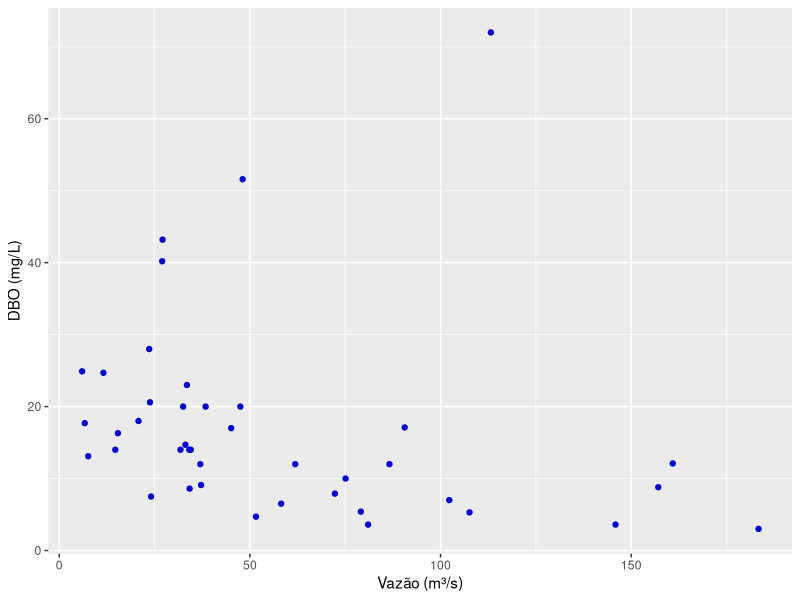
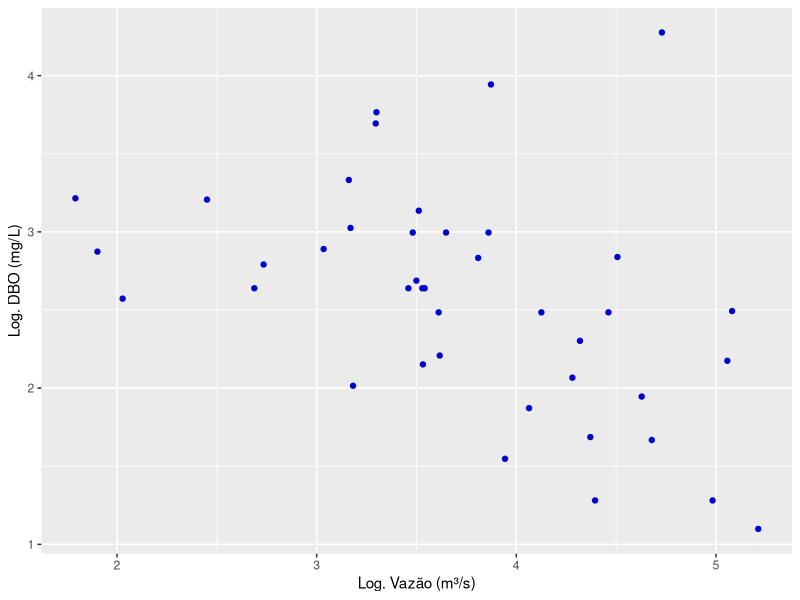
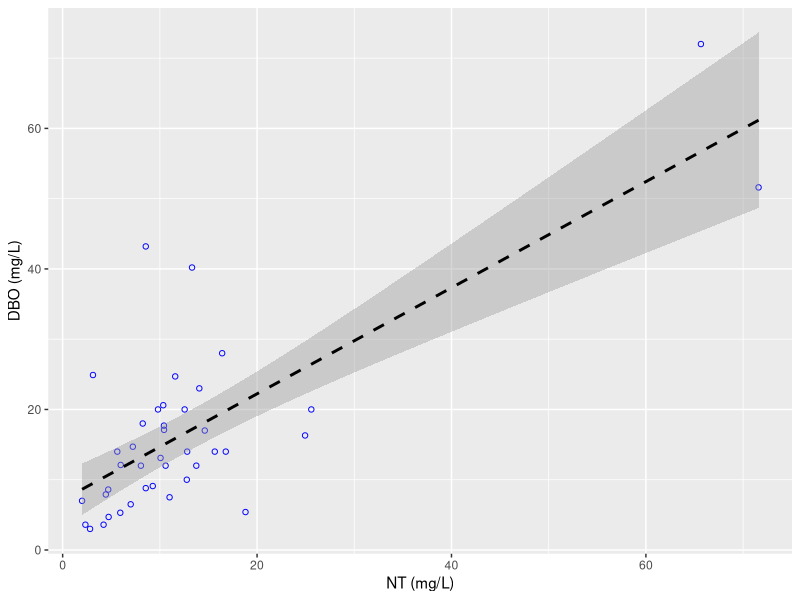
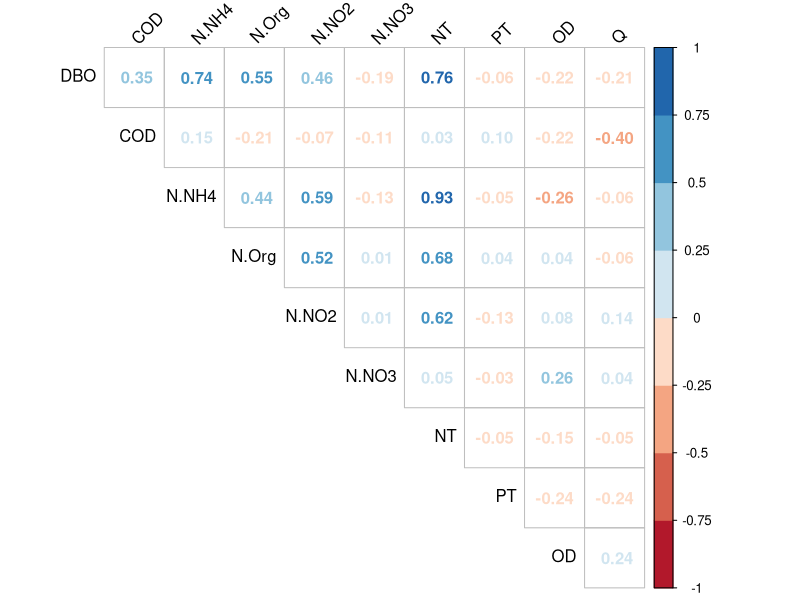

Recreate these plots in R, in order.
# Bibliotecas utilizadas
library(ggplot2) # para os gráficos
library(corrplot) # para gráficos da matriz de correlações
library(RColorBrewer) # paleta de cores para gráficos

# Série de dados utilizados: banco de dados de qualidade de água
qualIG2 <- read.csv('correlacao_regressao.csv')

# Seleção das séries de DBO e OD para o gráfico de dispersão
dados <- data.frame(Q = qualIG2$Q,
                    DBO = qualIG2$DBO)

# Elaboração do gráfico
# tiff('dispersao.tif', height=720, width = 720, res=300)
ggplot(dados,aes(x = Q, y = DBO)) +
  geom_point(color = "blue3") +
  labs(x="Vazão (m³/s)",y="DBO (mg/L)") +
  theme_gray()
# dev.off()

# tiff('dispersaoLog.tif', height=720, width = 720, res=300)
ggplot(dados,aes(x = log(Q), y = log(DBO))) +
  geom_point(color = "blue3") +
  labs(x="Log. Vazão (m³/s)",y="Log. DBO (mg/L)") +
  theme_gray()
# dev.off()

# --- MEDIDAS DAS CORRELAÇÕES ---
# 1. Correlação linear de Pearson
# 2. Correlação de Spearman

# 1. Determinação da correlação linear de Pearson
# Cálculo do coeficiente
cor(dados$Q,dados$DBO,method = "pearson")

# Teste de significância para o coeficiente
# H0: o coeficiente é zero
# H1: o coeficiente é diferente de zero
cor.test(dados$Q,dados$DBO,method = "pearson")

# 2. Determinação da correlação de Spearman
# Cálculo do coeficiente
cor(dados$Q,dados$DBO,method = "spearman")

# Teste de significância para o coeficiente
# H0: o coeficiente é zero
# H1: o coeficiente é diferente de zero
cor.test(dados$Q,dados$DBO,method = "spearman",exact = FALSE, continuity = TRUE)

# --- REGRESSÃO LINEAR SIMPLES ---

# Somente dados numéricos (sem datas e identificador do posto)
dados <- qualIG2[,4:ncol(qualIG2)]

# Para o exemplo, a regressão é feita com as variáveis DBO (dependente) e 
# NT (dependente)
dadosReg <- data.frame(DBO = dados$DBO, NT = dados$NT)

# Dispersão (com linha, para análise inicial)
# tiff('dispersaoDBONT_CI.tif', height=720, width = 720, res=300)
ggplot(dadosReg, aes(x = NT, y = DBO)) + 
  geom_point(shape = 1, color="blue") +
  geom_smooth(method = lm, se = TRUE, linetype="dashed",
              color="black") +
  labs(y ="DBO (mg/L)",x ="NT (mg/L)") +
  theme_gray()
# dev.off()

# Criação do modelo de regressão
reg <- lm(DBO ~ NT, data = dadosReg)
# Exibição dos resultados do ajuste
summary(reg)
# Intervalo de confiança para o parâmetro ajustado
confint(reg)

# --- REGRESSÃO LINEAR MÚLTIPLA ---

# Somente dados numéricos (sem datas e identificador do posto)
dados <- qualIG2[,4:ncol(qualIG2)]

# Verificação da multicolinearidade
matrizCorrelacoes <- cor(dados)

# Gráfico da matriz de correlações
# tiff('matrizCorrelacoes.tif', height=1080, width = 1080, res=200)
corrplot(matrizCorrelacoes, method="number", type = "upper",
         col=brewer.pal(n=8, name="RdBu"),
         tl.col="black", tl.srt=45,diag=FALSE)
# dev.off()

# Inclusão das variáveis de interesse para a regressão
dadosReg <- data.frame(DBO = dados$DBO,     # variável dependente (fixa)
                       COD = dados$COD,     # variável explicativa 1
                       N.NH4 = dados$N.NH4, # variável explicativa 2
                       NOrg = dados$N.Org,  # variável explicativa 3
                       N.NO2 = dados$N.NO2, # variável explicativa 4
                       N.NO3 = dados$N.NO3, # variável explicativa 5
                       NT = dados$NT,       # variável explicativa 6  
                       PT = dados$PT,       # variável explicativa 7
                       OD = dados$OD,       # variável explicativa 8
                       Q = dados$Q)         # variável explicativa 9

# Criação do modelo de regressão (alterar as variáveis na chamada da função!!)
reg <- lm(DBO ~ OD + NOrg + N.NH4, data = dadosReg)
# Exibição dos resultados do ajuste
summary(reg)
